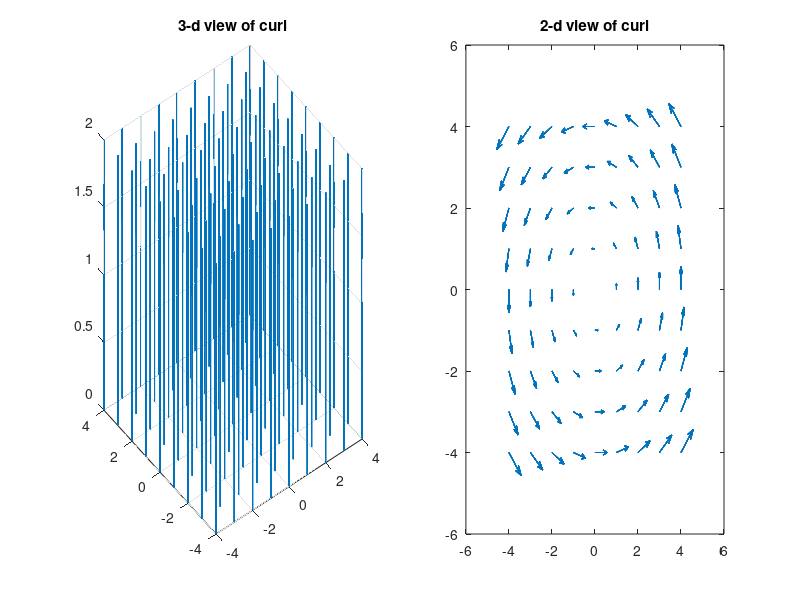

This chart was generated by the following MATLAB code:
clear all
close all
clc
X = -4:4;
Y = X;
Z = X;
[x,y,z] = meshgrid(X,Y,Z);
[cx,cy,cz] = curl(x,y,z,-y,x,zeros(size(x)));
figure;
subplot(1,2,1);
quiver3(x,y,zeros(size(x)),cx,cy,cz,0);
title('3-d view of curl');
subplot(1,2,2);
quiver(x,y,-y,x);
title('2-d view of curl');